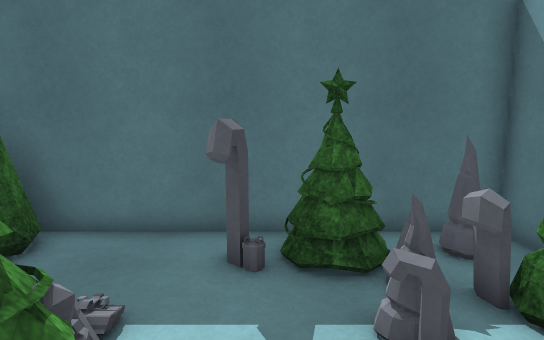
View 1 (above)

12 first-person views from a walk through a 3-D level made in the Unity game engine. The camera is 1.3 m above the floor, tilts 8° down and sees 75° across. The floor is counted in squares, 0.5 m on a side. Each view is taken from the middle of a square. On the plan, view 1 faces up. The plan holds only what a view shows up to about 20 squares ahead; the rest is blank. The place goes on beyond the plan. Surface patterns are stand-ins for the level's own textures.

View 2
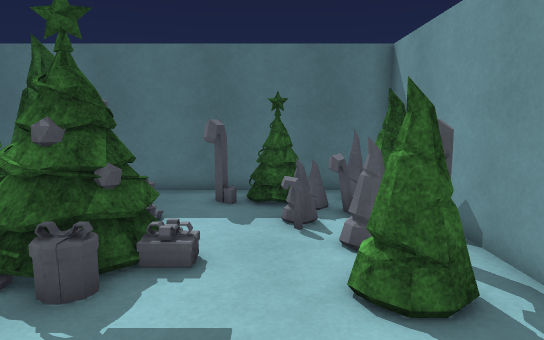

View 3
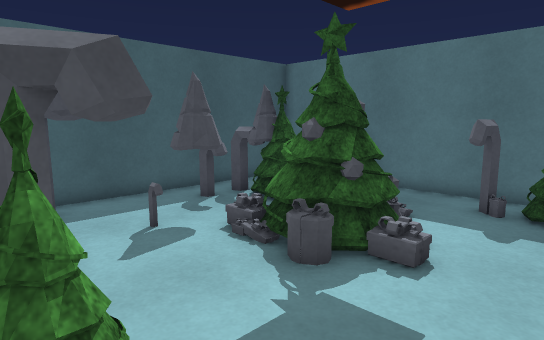

View 4
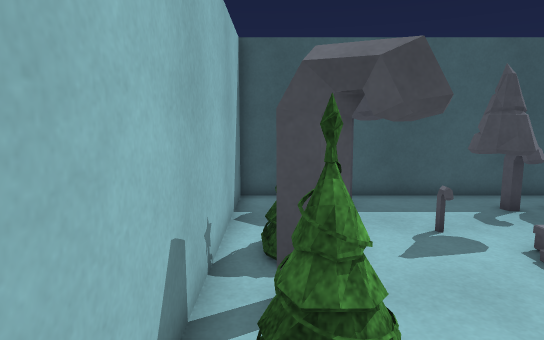

View 5
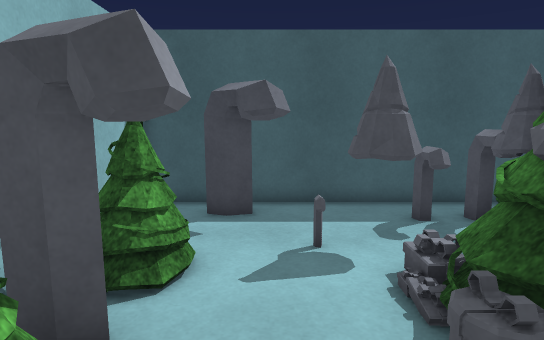

View 6
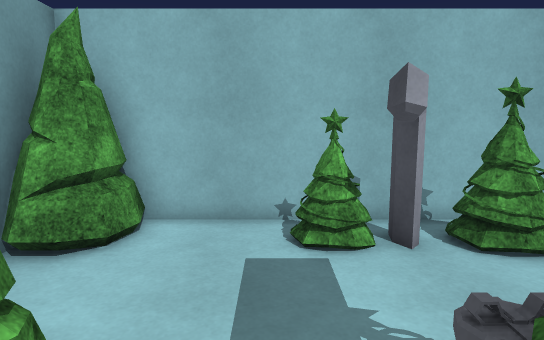

View 7
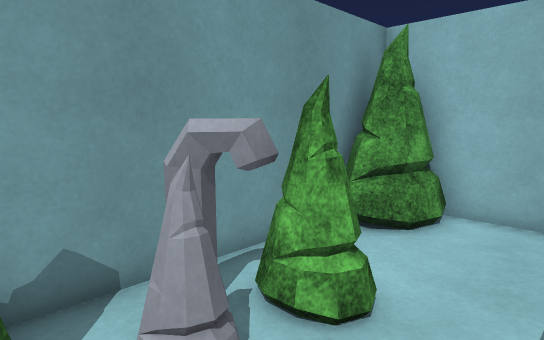

View 8
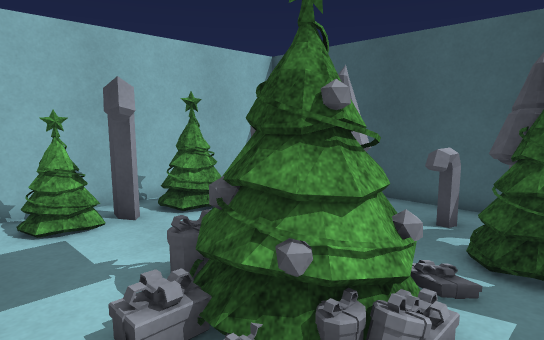

View 9
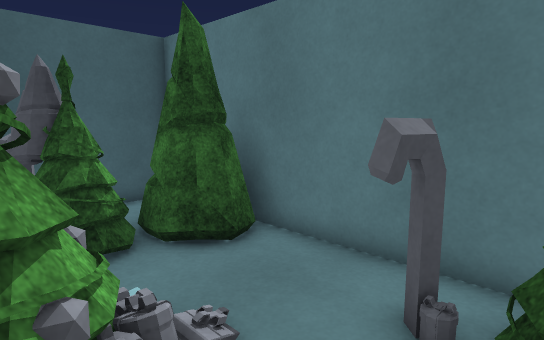

View 10
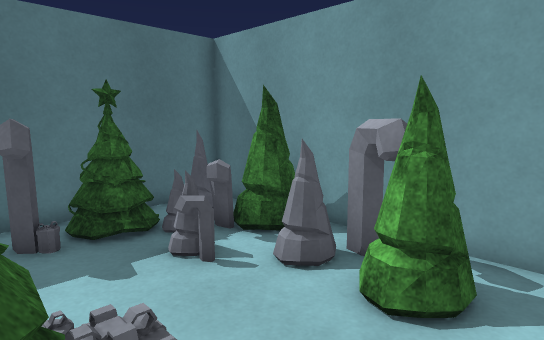

View 11
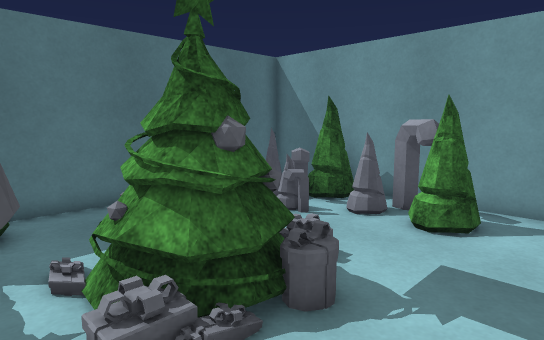

View 12
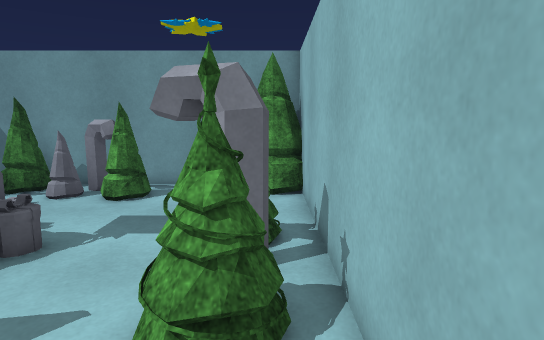

### Floor plan
Key: @ floor where view 1 was taken; # wall or solid block; . main floor; : floor 0.25 m higher than the main floor; = window, fence, low wall or low ledge; T tree; O other object.
Columns run from 10 left of view 1 to 5 right of it. Each row starts with its distance up from view 1.
  8 ################
  7 #. TTT...#=TT.=#
  6 #..TTT...#OTT.##
  5 #..TT.......==T#
  4 # #TT...:..===T#
  3 #=#OT.OOO...=###
  2 ##==..OOT ...= #
  1 #   O.TOO ...T##
  0 #..OO.##=.@.TTT#
 -1 #  .=..........#
 -2   #............#
 -3 ###....##......#
 -4 ##..TTT##T....TT
 -5 #....TT#TT...TTT
 -6 ##############TT

Positions as (right, up) in squares from view 1, and headings:
1: (0, 0), facing up
2: (1, -5), facing up
3: (2, -5), facing up-left
4: (2, -5), facing left
5: (1, -2), facing left
6: (0, 3), facing down
7: (0, 4), facing down-right
8: (1, 5), facing down-left
9: (1, 2), facing up-left
10: (-2, -2), facing up-right
11: (-6, -3), facing up-right
12: (-9, -5), facing right
